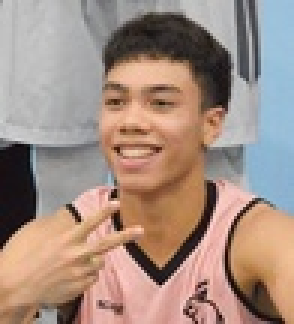
#> input picture images/BlasterID.jpg, 98 x 108 px, shrunk from 324 x 360 before the run (shown 3 times larger)
$ python Eye_detect.py
#> lines starting #> are read from the running program, lines starting #| are printed output that depends on the picture; pictures that were not available may be replaced by others from this repository, and a replacement may not be noted
import numpy as np
from scipy.signal import correlate2d
from skimage import io, img_as_float32, color
import matplotlib.pyplot as plt

# Load the images and convert them to float32
I = img_as_float32(io.imread('../images/BlasterID.jpg'))
k = img_as_float32(io.imread('../images/BlasterIDeye2.jpg'))
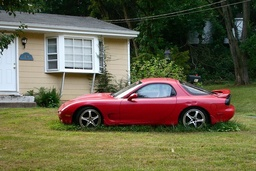
#> input picture images/car_1024_768.jpg, 256 x 171 px, shrunk from 850 x 567 before the run, given in place of BlasterIDeye2.jpg, which was not available

# Convert the images to grayscale if they're in RGB
if I.ndim == 3:
    I_gray = color.rgb2gray(I)
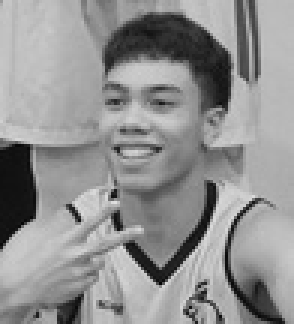
#> I_gray: shape (108, 98) float32 (shown 3 times larger); min 0.02, max 0.88, mean 0.571
if k.ndim == 3:
    k = color.rgb2gray(k)
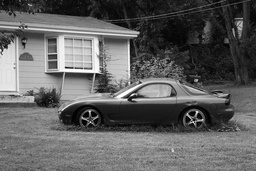
#> k: shape (171, 256) float32; min 0, max 1, mean 0.384

# Print dimensions
print(f'image shape: {I.shape} | kernel shape: {k.shape}')
#| image shape: (108, 98, 3) | kernel shape: (171, 256)

# Subtracting the mean so zero centered
I_gray2 = I_gray - np.mean(I)
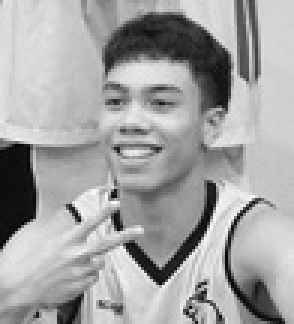
#> I_gray2: shape (108, 98) float32 (shown 3 times larger); min -0.549, max 0.31, mean 0.00109; drawn with min black and max white
k2 = k - np.mean(k)

# Perform correlation
I_correlate = correlate2d(I_gray2, k2, 'same')
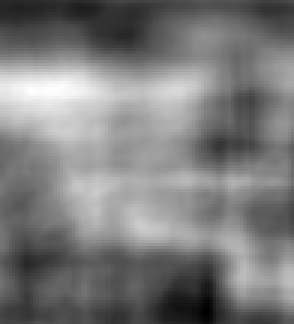
#> I_correlate: shape (108, 98) float32 (shown 3 times larger); min -102, max 101.9, mean -3; drawn with min black and max white

# Create a figure and a set of subplots
fig, (ax1, ax2, ax3) = plt.subplots(1, 3, figsize=(12, 5))

ax1.imshow(I_gray, cmap='gray')
ax1.set_title('Gray Image')
ax1.axis('off')

ax2.imshow(k, cmap='gray')
ax2.set_title('Eye Template')
ax2.axis('off')

ax3.imshow(I_correlate, cmap='gray')
ax3.set_title('Correlation')
ax3.axis('off')

# Show the images
plt.tight_layout()
plt.show()
